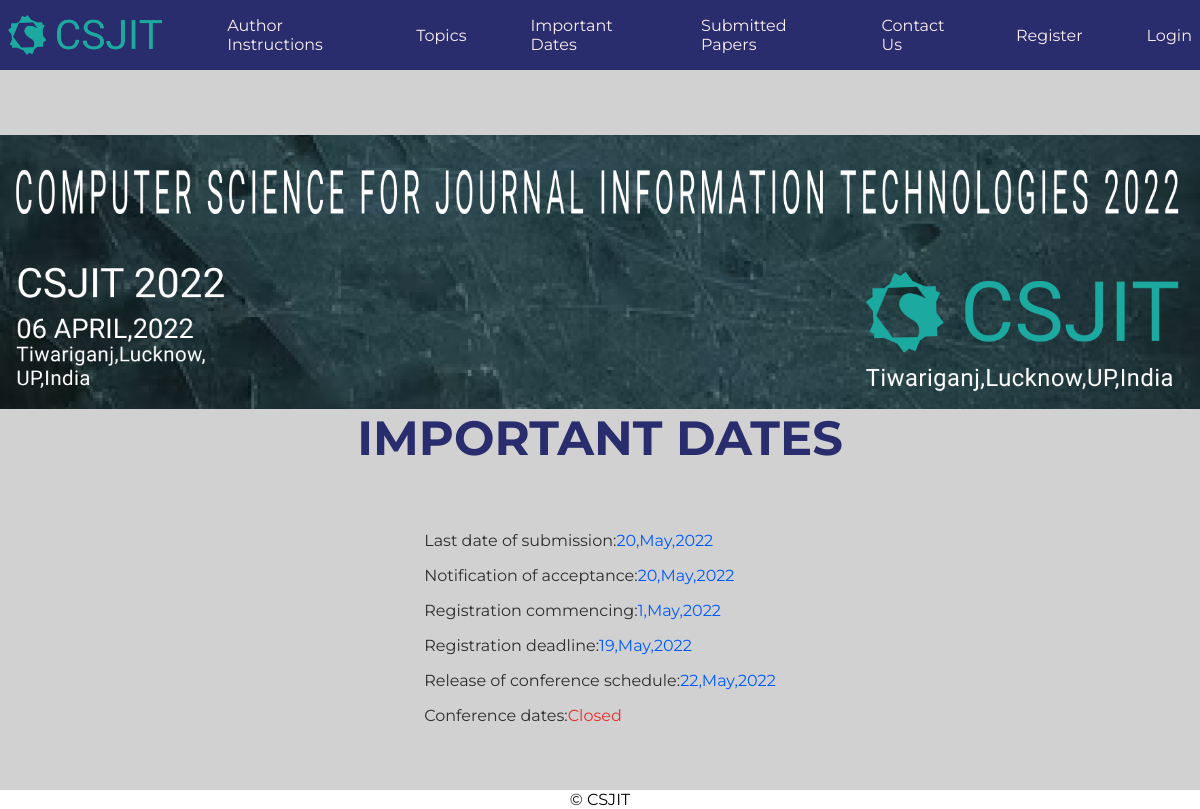
Screenshot of /dates/ with the database file from the repository.
### app/models.py (models this page shows, shortened)
class date(models.Model):
    date_id=models.AutoField(primary_key=True)
    title=models.CharField(max_length=40)
    date=models.CharField(max_length=20)

### app/views.py (the view)
# urls.py: path('dates/',views.dates,name='dates'),
def dates(request):
    alldates = date.objects.all()
    return render(
        request,'dates.html',{'dates':alldates}
    )

### templates/dates.html
{% extends 'base.html' %}
{% block dates %}
<h1>
    IMPORTANT DATES
</h1>
<div class="dates">
    {% for date in dates %}
    <p>{{date.title}}:<span>{{date.date}}</span></p>
{% endfor %}
    <p>Conference dates:<span class='closed'>Closed</span></p>
</div>
{% endblock  %}

### static/css/index.css (style rules this page uses)
* { margin: 0; padding: 0; font-family: "Montserrat", sans-serif; }
body { min-height: 100vh; }
main h1 { color: #292c6d; font-size: 3em; margin-bottom: 4rem; }

### static/css/pages.css (style rules this page uses)
.dates { display: flex; flex-direction: column; gap: 1em; }
.dates p { color: rgb(46, 46, 46); }
.dates p span { color:rgb(0, 89, 255); }
.dates p .closed { color: rgb(232, 45, 45) !important; }

### rows the page displays
date: title "Last date of submission", date "20,May,2022"
date: title "Notification of acceptance", date "20,May,2022"
date: title "Registration commencing", date "1,May,2022"
date: title "Registration deadline", date "19,May,2022"
date: title "Release of conference schedule", date "22,May,2022"
